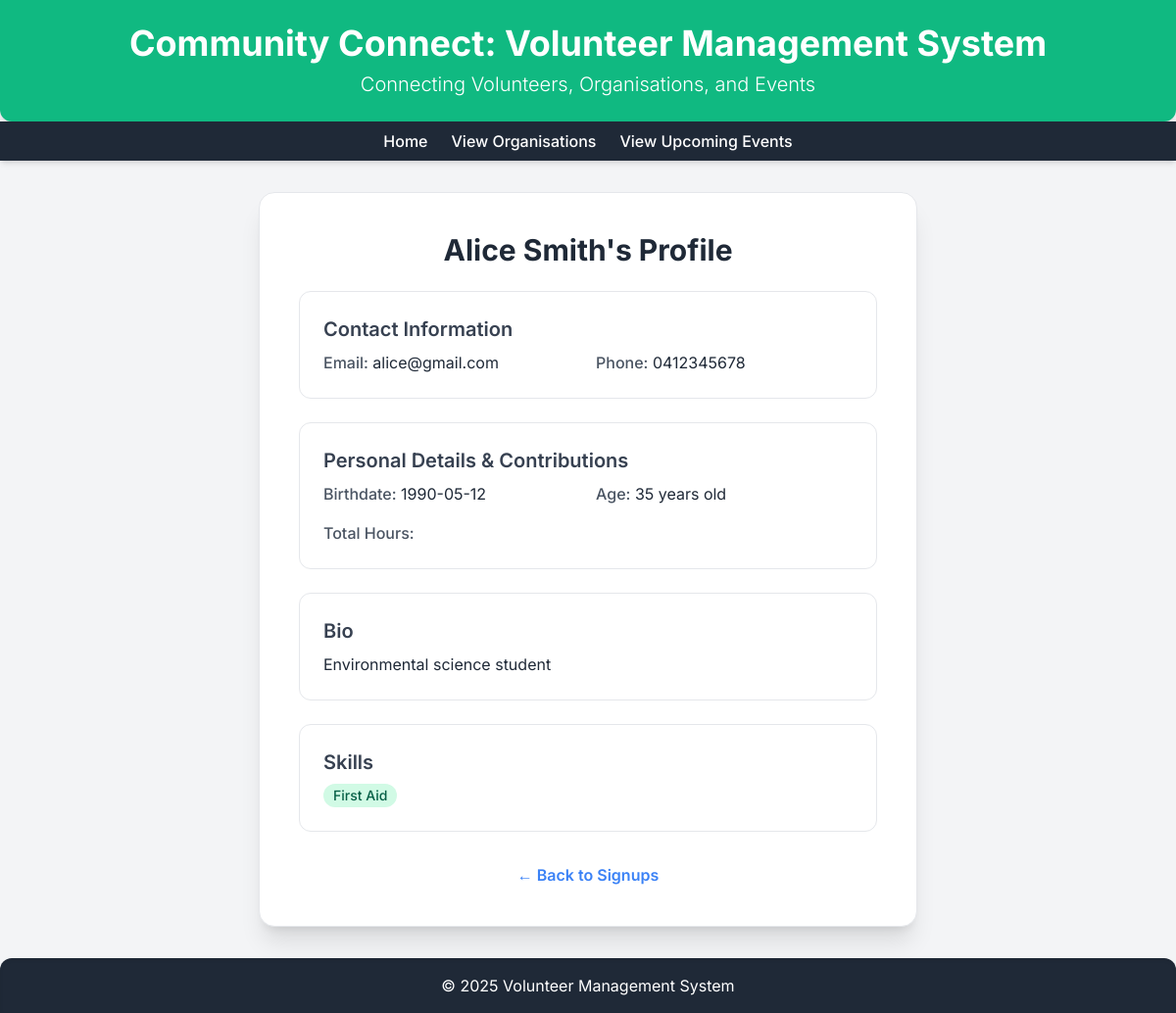
Page /volunteer/1 on the committed database.
### tables this page shows
CREATE TABLE Volunteers (
    ID INTEGER PRIMARY KEY,
    Password TEXT NOT NULL CHECK(length(Password) <= 20),
    FirstName TEXT NOT NULL CHECK(length(FirstName) <= 20),
    LastName TEXT NOT NULL CHECK(length(LastName) <= 20),
    Email TEXT NOT NULL UNIQUE CHECK(length(Email) <= 30),
    PhoneNumber TEXT NOT NULL UNIQUE CHECK(length(PhoneNumber) <= 10),
    Location TEXT NOT NULL CHECK(length(Location) <= 30),
    BirthDate DATE NOT NULL,
    Bio TEXT CHECK(length(Bio) <= 300),
    TotalHoursContributed INTEGER DEFAULT 0
);

CREATE TABLE Skills (
    ID INTEGER PRIMARY KEY,
    Name TEXT NOT NULL UNIQUE CHECK(length(Name) <= 20)
);

### app.py (the view)
@app.route("/volunteer/<int:volunteer_id>")
def view_volunteer(volunteer_id):
    db = get_db()
    volunteer_cur = db.execute("""
        SELECT FirstName, LastName, Email, PhoneNumber, BirthDate, Bio
        FROM Volunteers
        WHERE Id = ?
    """, (volunteer_id,))
    volunteer_data = volunteer_cur.fetchone()
    if not volunteer_data:
        flash("Volunteer not found.", "danger")
        return redirect(url_for('volunteers'))
    skills_cur = db.execute("""
        SELECT s.Name
        FROM VolunteerSkills vs
        JOIN Skills s ON vs.SkillID = s.Id
        WHERE vs.VolunteerID = ?
    """, (volunteer_id,))
    skills = [s['Name'] for s in skills_cur.fetchall()]
    birthdate = datetime.strptime(volunteer_data['BirthDate'], '%Y-%m-%d').date()
    today = date.today()
    age = today.year - birthdate.year - ((today.month, today.day) < (birthdate.month, birthdate.day))
    volunteer = {
        'full_name': f"{volunteer_data['FirstName']} {volunteer_data['LastName']}",
        'email': volunteer_data['Email'],
        'phone_number': volunteer_data['PhoneNumber'],
        'birthdate': volunteer_data['BirthDate'],
        'bio': volunteer_data['Bio'] if volunteer_data['Bio'] else 'No bio provided.',
        'skills': skills,
        'age': age
    }
    return render_template('view_volunteer.html', volunteer=volunteer)

### app.py (called while the page is built)
def get_db():
    db = getattr(g, '_database', None)
    if db is None:
        db = g._database = sqlite3.connect(DATABASE)
        db.row_factory = sqlite3.Row  # lets you access results like dicts
    return db

@app.teardown_appcontext
def close_connection(exception):
    db = getattr(g, '_database', None)
    if db is not None:
        db.close()

### templates/view_volunteer.html (shortened to what this page needs)
<!DOCTYPE html>
<html lang="en">
<head>
    <script src="https://cdn.tailwindcss.com"></script>
</head>
<body class="flex flex-col min-h-screen">
    <header class="bg-emerald-500 text-white p-6 text-center rounded-b-xl shadow-lg">
        <h1 class="text-4xl font-bold">Community Connect: Volunteer Management System</h1>
        <p class="mt-2 text-xl font-light">Connecting Volunteers, Organisations, and Events</p>
    </header>
    <nav class="bg-gray-800 p-2 text-center shadow-md">
        <div class="max-w-4xl mx-auto flex justify-center space-x-6">
            <a href="/" class="text-white hover:text-emerald-300 font-medium transition-colors">Home</a>
            <a href="/organisations" class="text-white hover:text-emerald-300 font-medium transition-colors">View Organisations</a>
            <a href="/events" class="text-white hover:text-emerald-300 font-medium transition-colors">View Upcoming Events</a>
        </div>
    </nav>
    <main class="p-8 flex-grow flex flex-col items-center">
        <div class="max-w-2xl w-full bg-white p-10 rounded-2xl shadow-xl border border-gray-200">
            <h2 class="text-3xl font-bold text-center text-gray-800 mb-6">{{ volunteer.full_name }}'s Profile</h2>
            <div class="space-y-6">
                <div class="border border-gray-200 rounded-xl p-6 transition-shadow duration-200 hover:shadow-lg">
                    <h3 class="text-xl font-semibold text-gray-700 mb-2">Contact Information</h3>
                    <div class="grid grid-cols-1 md:grid-cols-2 gap-4 text-gray-800">
                        <div><strong class="font-medium text-gray-600">Email:</strong> {{ volunteer.email }}</div>
                        <div><strong class="font-medium text-gray-600">Phone:</strong> {{ volunteer.phone_number }}</div>
                    </div>
                </div>
                <div class="border border-gray-200 rounded-xl p-6 transition-shadow duration-200 hover:shadow-lg">
                    <h3 class="text-xl font-semibold text-gray-700 mb-2">Personal Details & Contributions</h3>
                    <div class="grid grid-cols-1 md:grid-cols-2 gap-4 text-gray-800">
                        <div><strong class="font-medium text-gray-600">Birthdate:</strong> {{ volunteer.birthdate }}</div>
                        <div><strong class="font-medium text-gray-600">Age:</strong> {{ volunteer.age }} years old</div>
                        <div><strong class="font-medium text-gray-600">Total Hours:</strong> {{ volunteer.total_hours }}</div>
                    </div>
                </div>
                <div class="border border-gray-200 rounded-xl p-6 transition-shadow duration-200 hover:shadow-lg">
                    <h3 class="text-xl font-semibold text-gray-700 mb-2">Bio</h3>
                    <p class="text-gray-800">{{ volunteer.bio }}</p>
                </div>
                <div class="border border-gray-200 rounded-xl p-6 transition-shadow duration-200 hover:shadow-lg">
                    <h3 class="text-xl font-semibold text-gray-700 mb-2">Skills</h3>
                    <div class="flex flex-wrap gap-2">
                        {% for skill in volunteer.skills %}
                            <span class="bg-emerald-100 text-emerald-800 text-sm font-medium px-2.5 py-0.5 rounded-full">{{ skill }}</span>
                        {% else %}
                            <span class="text-gray-500">No skills listed.</span>
                        {% endfor %}
                    </div>
                </div>
            </div>
            <div class="mt-8 text-center">
                <a href="{{ url_for('view_signups') }}" class="text-blue-500 hover:underline font-semibold">
                    ← Back to Signups
                </a>
            </div>
        </div>
    </main>
    <footer class="bg-gray-800 text-white p-4 text-center mt-auto shadow-inner rounded-t-xl">
        <p>&copy; 2025 Volunteer Management System</p>
    </footer>
</body>
</html>

### templates/view_volunteer.html (style rules this page uses)
body { font-family: 'Inter', sans-serif; background-color: #f3f4f6; color: #1f2937; }

### rows in the picture
Volunteers: email "alice@gmail.com", phone_number "0412345678", birthdate "1990-05-12", bio "Environmental science student"
Skills: Name "First Aid"

### other values in the picture
{{ volunteer.full_name }} "Alice Smith"
{{ volunteer.age }} "35"
